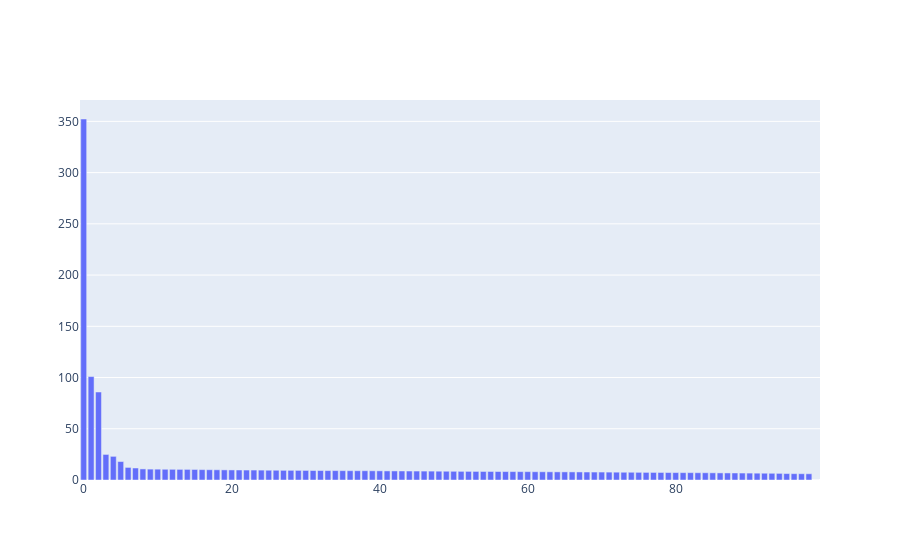

Here is the notebook cell this chart was saved with:
### Markdown cell above
3. Standardize the 3rd cluster

### Code cell
# subtract the mean
c3_meanzero = c3 - np.mean(c3, axis=1, keepdims=True)
# divide by the standard deviation
c3_std = c3_meanzero/np.std(c3_meanzero, axis=1, keepdims=True)
# SVD
U, S, VT = np.linalg.svd(c3_std, full_matrices=False)

# make a figure showing the singular values
svd_figure = pgo.Figure([pgo.Bar(x=np.arange(len(S)), y=S)])
svd_figure.show()
